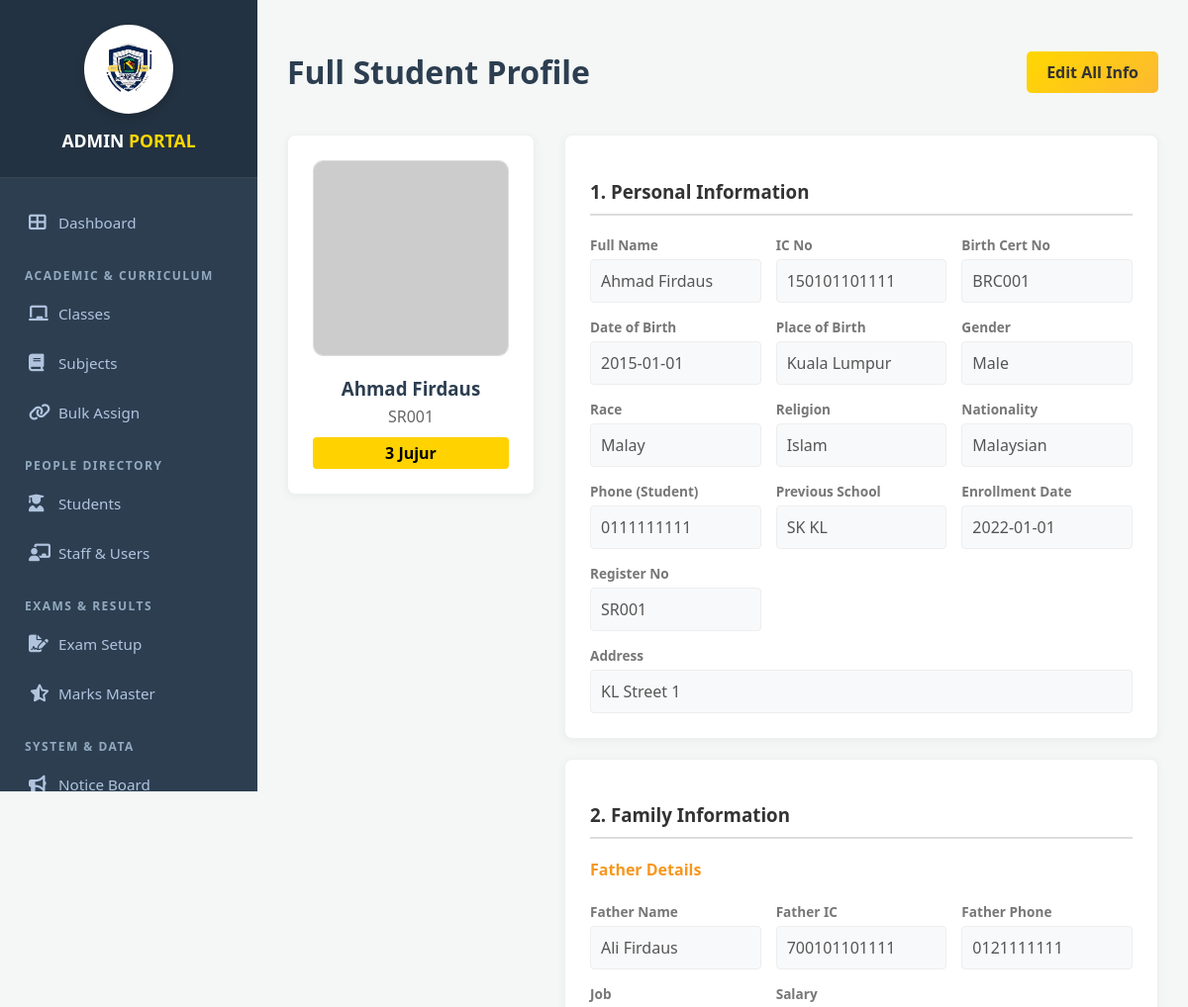
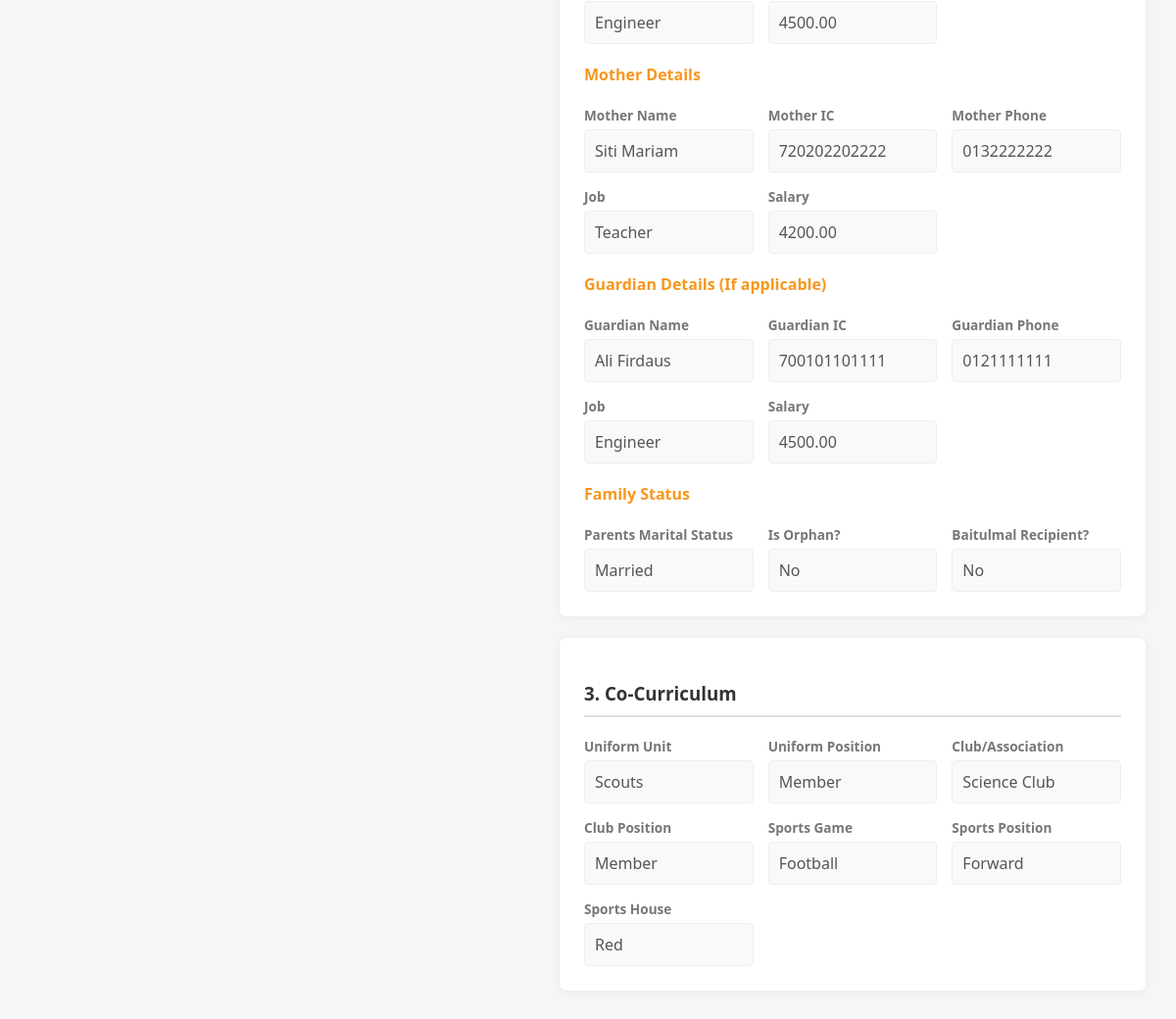
/open/student_view.php?student_id=4 (signed in), run on an earlier commit of the app's database (2 pictures, top to bottom).
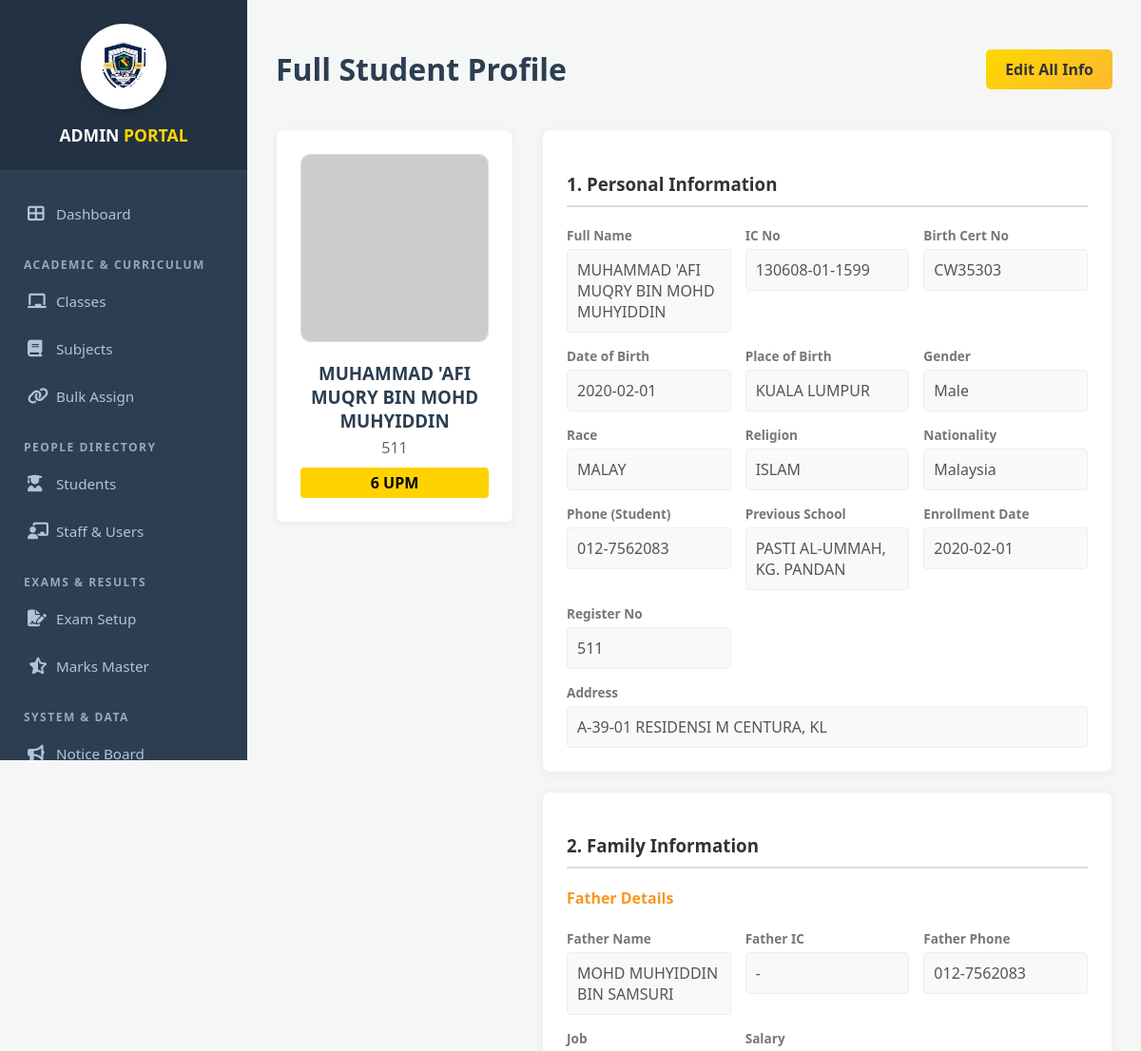
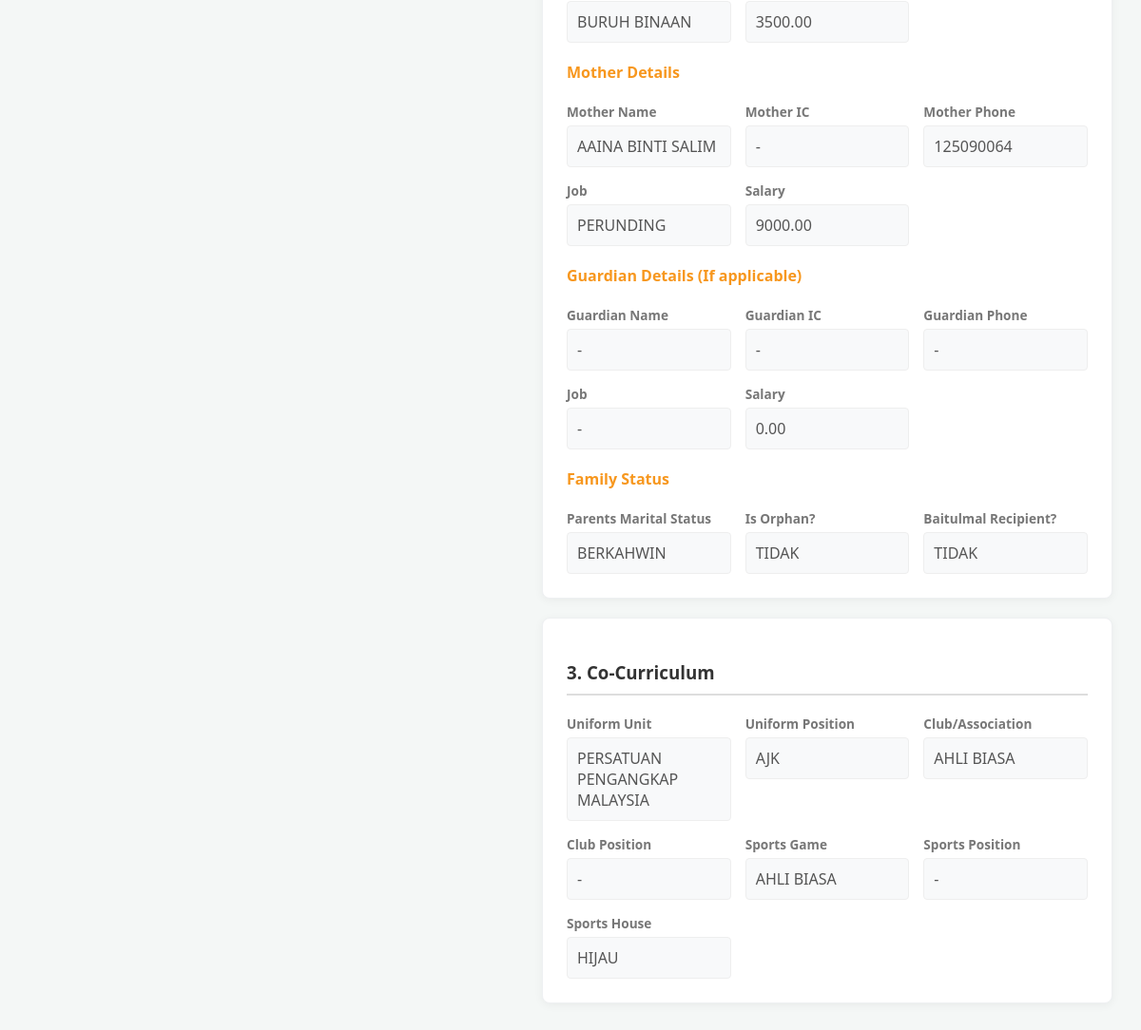
And on a later commit of the database (2 pictures, top to bottom).
### tables this page shows
CREATE TABLE `students` (
  `student_id` int(11) NOT NULL,
  `school_register_no` varchar(50) DEFAULT NULL,
  `enrollment_date` date DEFAULT NULL,
  `previous_school` varchar(255) DEFAULT NULL,
  `student_name` varchar(100) NOT NULL,
  `gender` varchar(20) DEFAULT NULL,
  `sports_house` varchar(50) DEFAULT NULL,
  `birth_cert_no` varchar(50) DEFAULT NULL,
  `birth_place` varchar(100) DEFAULT NULL,
  `ic_no` varchar(50) DEFAULT NULL,
  `birthdate` date DEFAULT NULL,
  `race` varchar(50) DEFAULT NULL,
  `religion` varchar(50) DEFAULT NULL,
  `nationality` varchar(50) DEFAULT NULL,
  `address` text DEFAULT NULL,
  `father_name` varchar(255) DEFAULT NULL,
  `father_ic` varchar(20) DEFAULT NULL,
  `father_phone` varchar(20) DEFAULT NULL,
  `father_job` varchar(100) DEFAULT NULL,
  `father_salary` decimal(10,2) DEFAULT NULL,
  `mother_name` varchar(255) DEFAULT NULL,
  `mother_ic` varchar(20) DEFAULT NULL,
  `mother_phone` varchar(20) DEFAULT NULL,
  `mother_job` varchar(100) DEFAULT NULL,
  `mother_salary` decimal(10,2) DEFAULT NULL,
  `guardian_name` varchar(255) DEFAULT NULL,
  `guardian_ic` varchar(20) DEFAULT NULL,
  `guardian_phone` varchar(20) DEFAULT NULL,
  `guardian_job` varchar(100) DEFAULT NULL,
  `guardian_salary` decimal(10,2) DEFAULT NULL,
  `is_baitulmal_recipient` varchar(10) DEFAULT NULL,
  `is_orphan` varchar(10) DEFAULT NULL,
  `parents_marital_status` varchar(50) DEFAULT NULL,
  `uniform_unit` varchar(100) DEFAULT NULL,
  `uniform_position` varchar(100) DEFAULT NULL,
  `club_association` varchar(100) DEFAULT NULL,
  `club_position` varchar(100) DEFAULT NULL,
  `sports_game` varchar(100) DEFAULT NULL,
  `sports_position` varchar(100) DEFAULT NULL,
  `phone` varchar(30) DEFAULT NULL,
  `class_id` int(11) DEFAULT NULL,
  `photo` varchar(255) DEFAULT NULL
);

CREATE TABLE `classes` (
  `class_id` int(11) NOT NULL,
  `class_name` varchar(50) NOT NULL,
  `year` int(11) NOT NULL,
  `class_teacher_id` int(11) DEFAULT NULL
);

### open/student_view.php (the view, shortened to what the changed rows need)
<?php
include '../config/db.php';
$role = $_SESSION['role'];
$student_id = isset($_GET['student_id']) ? $_GET['student_id'] : 0;
$mode = isset($_GET['mode']) ? $_GET['mode'] : 'view';
$sql = "SELECT s.*, c.class_name FROM students s LEFT JOIN classes c ON s.class_id = c.class_id WHERE s.student_id = ?";
$stmt = $conn->prepare($sql);
$stmt->bind_param("i", $student_id);
$stmt->execute();
$student = $stmt->get_result()->fetch_assoc();
if($role == 'admin') include '../admin/includes/header.php';
else include '../includes/header.php';
?>
<div class="wrapper">
    <div class="main-content">
        <div style="display:flex; justify-content:space-between; align-items:center; margin-bottom:20px;">
            <h1>Full Student Profile</h1>
        </div>
        <form method="POST">
            <div style="display:flex; gap:30px; align-items:flex-start;">
                <div class="card" style="width: 250px; text-align:center; position:sticky; top:20px;">
                    <?php $photo = $student['photo'] ? "../uploads/".$student['photo'] : "https://via.placeholder.com/200?text=No+Photo"; ?>
                    <img src="<?php echo $photo; ?>" style="width:100%; border-radius:10px; border:1px solid #ddd;">
                    <h3 style="margin:15px 0 5px;"><?php echo $student['student_name']; ?></h3>
                    <p style="color:#666; margin:0;"><?php echo $student['school_register_no']; ?></p>
                    <div style="background:#FFD200; color:#000; padding:5px; margin-top:10px; border-radius:4px; font-weight:bold;">
                        <?php echo $student['class_name'] ? $student['class_name'] : 'No Class'; ?>
                    </div>
                </div>
                <div style="flex:1;">
                    <div class="card">
                        <div class="grid-container">
                            <?php
                            renderField("Full Name", "student_name", $student['student_name'], $mode);
                            ?>
                            <div style="grid-column: span 3;">
                                <label>Address</label>
                                <?php if($mode=='edit'): ?>
                                    <textarea name="address" rows="2"><?php echo $student['address']; ?></textarea>
                                <?php else: ?>
                                    <div class="view-field"><?php echo $student['address']; ?></div>
                                <?php endif; ?>
                            </div>
                        </div>
                    </div>
                    <div class="card">
                        <div class="grid-container">
                        </div>
                        <div class="grid-container">
                        </div>
                        <div class="grid-container">
                        </div>
                        <div class="grid-container">
                        </div>
                    </div>
                    <div class="card">
                        <div class="grid-container">
                        </div>
                    </div>
                </div>
            </div>
        </form>
    </div>
</div>
<?php
function renderField($label, $name, $value, $mode, $type="text", $options=[]) {
    echo "<div>";
    echo "<label>$label</label>";
    if($mode == 'edit'){
        if($type == 'select'){
            echo "<select name='$name'>";
            echo "<option value=''>- Select -</option>";
            foreach($options as $opt){
                $sel = ($value == $opt) ? 'selected' : '';
                echo "<option value='$opt' $sel>$opt</option>";
            }
            echo "</select>";
        } else {
            echo "<input type='$type' name='$name' value='$value'>";
        }
    } else {
        $display = $value ? $value : '-';
        echo "<div class='view-field'>$display</div>";
    }
    echo "</div>";
}
?>
</body>
</html>

What changed in the data, as far as the page shows it:
changed students: student_name "Ahmad Firdaus" → "MUHAMMAD 'AFI MUQRY BIN MOHD MUHYIDDIN"; school_register_no "SR001" → "511"; class.class_name "3 Jujur" → "6 UPM"; student_name "Ahmad Firdaus 150101101111 BRC001 2015-01-01 Kuala Lumpur Male Malay Islam Malaysian 0111111111 SK KL 2022-01-01 SR001 Ali Firdaus 700101101111 0121111111 Engineer 4500.00 Siti Mariam 720202202222 0132222222 Teacher 4200.00 Ali Firdaus 700101101111 0121111111 Engineer 4500.00 Married No No Scouts Member Science Club Member Football Forward Red" → "MUHAMMAD 'AFI MUQRY BIN MOHD MUHYIDDIN 130608-01-1599 CW35303 2020-02-01 KUALA LUMPUR Male MALAY ISLAM Malaysia 012-7562083 PASTI AL-UMMAH, KG. PANDAN 2020-02-01 511 MOHD MUHYIDDIN BIN SAMSURI - 012-7562083 BURUH BINAAN 3500.00 AAINA BINTI SALIM - 125090064 PERUNDING 9000.00 - - - - 0.00 BERKAHWIN TIDAK TIDAK PERSATUAN PENGANGKAP MALAYSIA AJK AHLI BIASA - AHLI BIASA - HIJAU"; address "KL Street 1" → "A-39-01 RESIDENSI M CENTURA, KL"
